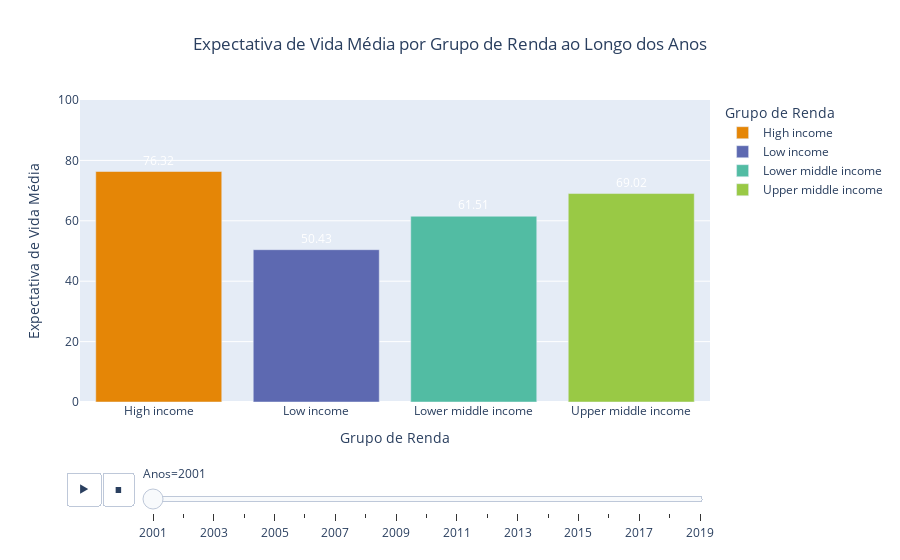

The notebook cell this image was saved under:
### Code cell
data = pd.read_csv('mapa.csv')

# Agrupando os dados por ano e grupo de renda para obter a média da expectativa de vida
grouped_data = data.groupby(['Anos', 'Grupo de renda'])['Expectativa de vida'].mean().reset_index()

# Dashboard
fig = px.bar(grouped_data, 
             x='Grupo de renda', 
             y='Expectativa de vida', 
             animation_frame='Anos', 
             animation_group='Grupo de renda', 
             range_y=[0, 100], 
             title='Expectativa de Vida Média por Grupo de Renda ao Longo dos Anos',
             labels={'Expectativa de vida': 'Expectativa de Vida Média', 'Grupo de renda': 'Grupo de Renda'},
             color='Grupo de renda',
             color_discrete_sequence=px.colors.qualitative.Vivid)

fig.update_layout(yaxis=dict(title='Expectativa de Vida Média'),
                  xaxis=dict(title='Grupo de Renda'),
                  title={'text': 'Expectativa de Vida Média por Grupo de Renda ao Longo dos Anos', 'x': 0.5},
                  uniformtext_minsize=8, uniformtext_mode='hide')

fig.update_traces(texttemplate='%{y:.2f}', textposition='outside', textfont=dict(color='white'))

fig.show()

### Figure 1 — Plotly figure (JSON) as saved in the notebook; plotly's stock layout.template omitted (floating-point values rounded to 4 significant figures)
{"data": [{"alignmentgroup": "True", "hovertemplate": "Grupo de Renda=%{x}<br>Anos=2001<br>Expectativa de Vida Média=%{y}<extra></extra>", "ids": ["High income"], "legendgroup": "High income", "marker": {"color": "rgb(229, 134, 6)", "pattern": {"shape": ""}}, "name": "High income", "offsetgroup": "High income", "orientation": "v", "showlegend": true, "textfont": {"color": "white"}, "textposition": "outside", "texttemplate": "%{y:.2f}", "type": "bar", "x": ["High income"], "xaxis": "x", "y": [76.32], "yaxis": "y"}, {"alignmentgroup": "True", "hovertemplate": "Grupo de Renda=%{x}<br>Anos=2001<br>Expectativa de Vida Média=%{y}<extra></extra>", "ids": ["Low income"], "legendgroup": "Low income", "marker": {"color": "rgb(93, 105, 177)", "pattern": {"shape": ""}}, "name": "Low income", "offsetgroup": "Low income", "orientation": "v", "showlegend": true, "textfont": {"color": "white"}, "textposition": "outside", "texttemplate": "%{y:.2f}", "type": "bar", "x": ["Low income"], "xaxis": "x", "y": [50.43], "yaxis": "y"}, {"alignmentgroup": "True", "hovertemplate": "Grupo de Renda=%{x}<br>Anos=2001<br>Expectativa de Vida Média=%{y}<extra></extra>", "ids": ["Lower middle income"], "legendgroup": "Lower middle income", "marker": {"color": "rgb(82, 188, 163)", "pattern": {"shape": ""}}, "name": "Lower middle income", "offsetgroup": "Lower middle income", "orientation": "v", "showlegend": true, "textfont": {"color": "white"}, "textposition": "outside", "texttemplate": "%{y:.2f}", "type": "bar", "x": ["Lower middle income"], "xaxis": "x", "y": [61.51], "yaxis": "y"}, {"alignmentgroup": "True", "hovertemplate": "Grupo de Renda=%{x}<br>Anos=2001<br>Expectativa de Vida Média=%{y}<extra></extra>", "ids": ["Upper middle income"], "legendgroup": "Upper middle income", "marker": {"color": "rgb(153, 201, 69)", "pattern": {"shape": ""}}, "name": "Upper middle income", "offsetgroup": "Upper middle income", "orientation": "v", "showlegend": true, "textfont": {"color": "white"}, "textposition": "outside", "texttemplate": "%{y:.2f}", "type": "bar", "x": ["Upper middle income"], "xaxis": "x", "y": [69.02], "yaxis": "y"}], "layout": {"barmode": "relative", "legend": {"title": {"text": "Grupo de Renda"}, "tracegroupgap": 0}, "sliders": [{"active": 0, "currentvalue": {"prefix": "Anos="}, "len": 0.9, "pad": {"b": 10, "t": 60}, "steps": [{"args": [["2001"], {"frame": {"duration": 0, "redraw": true}, "fromcurrent": true, "mode": "immediate", "transition": {"duration": 0, "easing": "linear"}}], "label": "2001", "method": "animate"}, {"args": [["2002"], {"frame": {"duration": 0, "redraw": true}, "fromcurrent": true, "mode": "immediate", "transition": {"duration": 0, "easing": "linear"}}], "label": "2002", "method": "animate"}, {"args": [["2003"], {"frame": {"duration": 0, "redraw": true}, "fromcurrent": true, "mode": "immediate", "transition": {"duration": 0, "easing": "linear"}}], "label": "2003", "method": "animate"}, {"args": [["2004"], {"frame": {"duration": 0, "redraw": true}, "fromcurrent": true, "mode": "immediate", "transition": {"duration": 0, "easing": "linear"}}], "label": "2004", "method": "animate"}, {"args": [["2005"], {"frame": {"duration": 0, "redraw": true}, "fromcurrent": true, "mode": "immediate", "transition": {"duration": 0, "easing": "linear"}}], "label": "2005", "method": "animate"}, {"args": [["2006"], {"frame": {"duration": 0, "redraw": true}, "fromcurrent": true, "mode": "immediate", "transition": {"duration": 0, "easing": "linear"}}], "label": "2006", "method": "animate"}, {"args": [["2007"], {"frame": {"duration": 0, "redraw": true}, "fromcurrent": true, "mode": "immediate", "transition": {"duration": 0, "easing": "linear"}}], "label": "2007", "method": "animate"}, {"args": [["2008"], {"frame": {"duration": 0, "redraw": true}, "fromcurrent": true, "mode": "immediate", "transition": {"duration": 0, "easing": "linear"}}], "label": "2008", "method": "animate"}, {"args": [["2009"], {"frame": {"duration": 0, "redraw": true}, "fromcurrent": true, "mode": "immediate", "transition": {"duration": 0, "easing": "linear"}}], "label": "2009", "method": "animate"}, {"args": [["2010"], {"frame": {"duration": 0, "redraw": true}, "fromcurrent": true, "mode": "immediate", "transition": {"duration": 0, "easing": "linear"}}], "label": "2010", "method": "animate"}, {"args": [["2011"], {"frame": {"duration": 0, "redraw": true}, "fromcurrent": true, "mode": "immediate", "transition": {"duration": 0, "easing": "linear"}}], "label": "2011", "method": "animate"}, {"args": [["2012"], {"frame": {"duration": 0, "redraw": true}, "fromcurrent": true, "mode": "immediate", "transition": {"duration": 0, "easing": "linear"}}], "label": "2012", "method": "animate"}, {"args": [["2013"], {"frame": {"duration": 0, "redraw": true}, "fromcurrent": true, "mode": "immediate", "transition": {"duration": 0, "easing": "linear"}}], "label": "2013", "method": "animate"}, {"args": [["2014"], {"frame": {"duration": 0, "redraw": true}, "fromcurrent": true, "mode": "immediate", "transition": {"duration": 0, "easing": "linear"}}], "label": "2014", "method": "animate"}, {"args": [["2015"], {"frame": {"duration": 0, "redraw": true}, "fromcurrent": true, "mode": "immediate", "transition": {"duration": 0, "easing": "linear"}}], "label": "2015", "method": "animate"}, {"args": [["2016"], {"frame": {"duration": 0, "redraw": true}, "fromcurrent": true, "mode": "immediate", "transition": {"duration": 0, "easing": "linear"}}], "label": "2016", "method": "animate"}, {"args": [["2017"], {"frame": {"duration": 0, "redraw": true}, "fromcurrent": true, "mode": "immediate", "transition": {"duration": 0, "easing": "linear"}}], "label": "2017", "method": "animate"}, {"args": [["2018"], {"frame": {"duration": 0, "redraw": true}, "fromcurrent": true, "mode": "immediate", "transition": {"duration": 0, "easing": "linear"}}], "label": "2018", "method": "animate"}, {"args": [["2019"], {"frame": {"duration": 0, "redraw": true}, "fromcurrent": true, "mode": "immediate", "transition": {"duration": 0, "easing": "linear"}}], "label": "2019", "method": "animate"}], "x": 0.1, "xanchor": "left", "y": 0, "yanchor": "top"}], "title": {"text": "Expectativa de Vida Média por Grupo de Renda ao Longo dos Anos", "x": 0.5}, "uniformtext": {"minsize": 8, "mode": "hide"}, "updatemenus": [{"buttons": [{"args": [null, {"frame": {"duration": 500, "redraw": true}, "fromcurrent": true, "mode": "immediate", "transition": {"duration": 500, "easing": "linear"}}], "label": "&#9654;", "method": "animate"}, {"args": [[null], {"frame": {"duration": 0, "redraw": true}, "fromcurrent": true, "mode": "immediate", "transition": {"duration": 0, "easing": "linear"}}], "label": "&#9724;", "method": "animate"}], "direction": "left", "pad": {"r": 10, "t": 70}, "showactive": false, "type": "buttons", "x": 0.1, "xanchor": "right", "y": 0, "yanchor": "top"}], "xaxis": {"anchor": "y", "categoryarray": ["High income", "Low income", "Lower middle income", "Upper middle income"], "categoryorder": "array", "domain": [0, 1], "title": {"text": "Grupo de Renda"}}, "yaxis": {"anchor": "x", "domain": [0, 1], "range": [0, 100], "title": {"text": "Expectativa de Vida Média"}}}}
